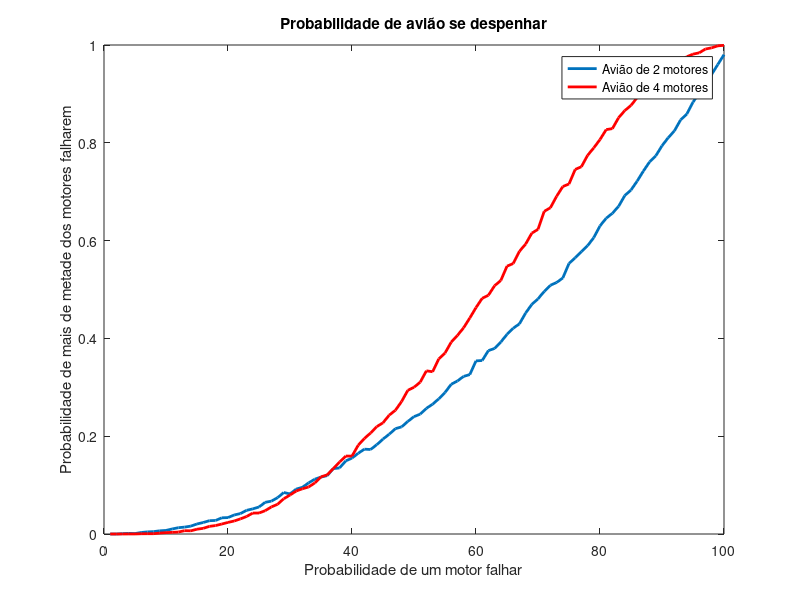

Write the MATLAB code that produced this figure. (Note: this script raises an error after producing the figure.)
prob = [1:100];
matriz = zeros(2,length(prob));

for p = prob
    
    plane2engines = randi(100,2,10000) < p;
    matriz(1,p) = sum(sum(plane2engines) == 2) / 10000;
    
    plane4engines = randi(100,4,10000) < p;
    matriz(2,p) = sum(sum(plane4engines) > 2) / 10000;
    
end

plot(prob,matriz(1,:),'LineWidth',2);
hold on
plot(prob,matriz(2,:),'-r','LineWidth',2);
title("Probabilidade de avião se despenhar");
xlabel("Probabilidade de um motor falhar");
ylabel("Probabilidade de mais de metade dos motores falharem");
legend("Avião de 2 motores","Avião de 4 motores");

for c = 1 : length(matriz)
    
    quociente = matriz(1,c) / matriz(2,c);
    if quociente > 1
        disp("p = " + c + " -> Mais seguro = Avião de quatro motores ");
    else 
        disp("p = " + c + " -> Mais seguro = Avião de dois motores ");
    end
    
end